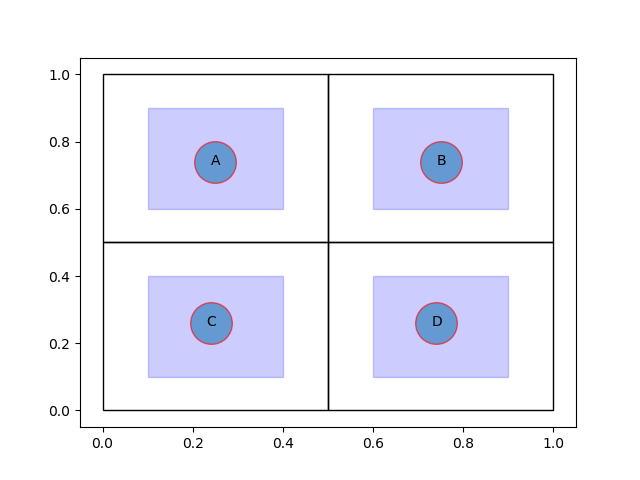

Recreate this plot in Python.
from matplotlib import pyplot as plt
from matplotlib.patches import Rectangle
from matplotlib.patches import Circle
from matplotlib.patches import CirclePolygon

someX, someY = 0.5, 0.5
plt.figure()
currentAxis = plt.gca()





#GRID 1 
currentAxis.add_patch(Rectangle((0.0  , 0.5 ), 0.5, 0.5, fill=None, alpha=1))
currentAxis.add_patch(Rectangle((0.1  , 0.6 ), 0.3, 0.3, color='Blue',alpha=0.2))
# currentAxis.add_patch(Circle((0.22,0.7), radius=0.04))
l = plt.plot(0.25,0.74, 'ro',markersize=30,markerfacecolor='C0',alpha=0.6)
plt.text(0.24,0.73,"A")


#GRID 2
currentAxis.add_patch(Rectangle((someX  , someY ), 0.5, 0.5, fill=None, alpha=1))
currentAxis.add_patch(Rectangle((0.60 , 0.60 ), 0.3, 0.3, color='Blue',alpha=0.2))
l = plt.plot(0.75,0.74, 'ro',markersize=30,markerfacecolor='C0',alpha=0.6)
plt.text(0.74,0.73,"B")

#GRID 3
currentAxis.add_patch(Rectangle((0.0  , 0.0 ), 0.5, 0.5, fill=None, alpha=1))
currentAxis.add_patch(Rectangle((0.10 , 0.10 ), 0.3, 0.3, color='Blue',alpha=0.2))
l = plt.plot(0.24,0.26, 'ro',markersize=30,markerfacecolor='C0',alpha=0.6)
plt.text(0.23,0.25,"C")

#GRID 4
currentAxis.add_patch(Rectangle((0.5  , 0.0 ), 0.5, 0.5, fill=None, alpha=1))
currentAxis.add_patch(Rectangle((0.60 , 0.10 ), 0.3, 0.3, color='Blue',alpha=0.2))
l = plt.plot(0.74,0.26, 'ro',markersize=30,markerfacecolor='C0',alpha=0.6)
plt.text(0.73,0.25,"D")




plt.show()
